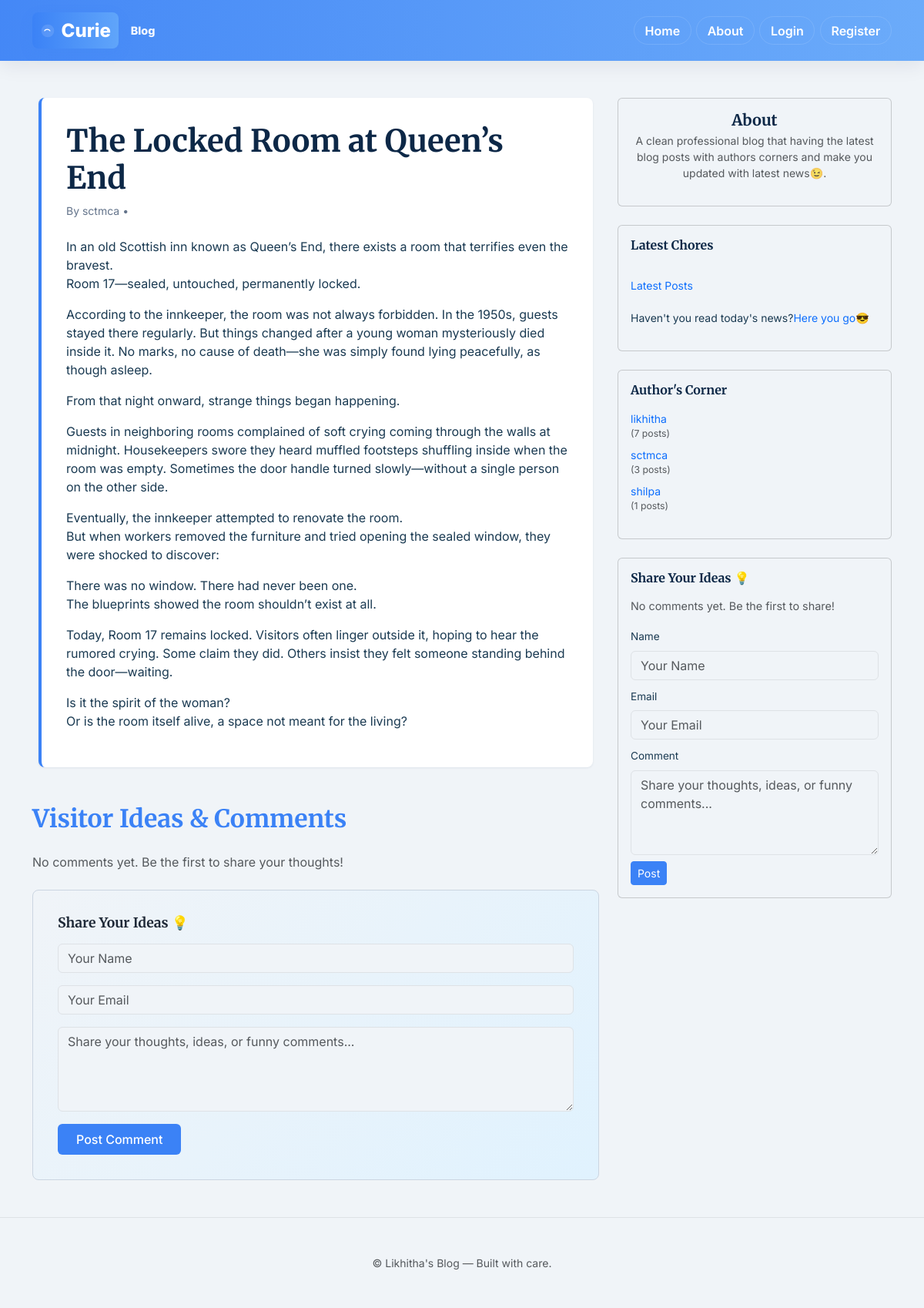
Page /post/9 on the committed database.
### Blog/models.py (models this page shows, shortened)
class Post(models.Model):
    title = models.CharField(max_length=100)
    content = models.TextField()
    youtube_url = models.URLField(blank=True, null=True, help_text='Optional: YouTube video URL')
    data_posted = models.DateTimeField(default=timezone.now)
    author = models.ForeignKey(User,on_delete=models.CASCADE)

### Blog/views.py (the view, shortened to what this page needs)
# urls.py: path('post/<int:pk>', views.PostDetailView.as_view(), name='post-detail'),
class PostDetailView(DetailView):
    model = Post
    form_class = CommentForm
    def get_context_data(self, **kwargs):
        context = super().get_context_data(**kwargs)
        context['comments'] = self.object.comments.filter(is_approved=True)
        if self.request.user.is_authenticated:
            display_name = self.request.user.get_full_name() or self.request.user.username
            context['form'] = CommentForm(initial={
                'visitor_name': display_name,
                'visitor_email': self.request.user.email,
            })
        else:
            context['form'] = CommentForm()
        return context

### Blog/forms.py
class CommentForm(forms.ModelForm):
    class Meta:
        model = Comment
        fields = ['visitor_name', 'visitor_email', 'content']
        widgets = {
            'visitor_name': forms.TextInput(attrs={
                'class': 'form-control',
                'placeholder': 'Your Name',
                'required': True
            }),
            'visitor_email': forms.EmailInput(attrs={
                'class': 'form-control',
                'placeholder': 'Your Email',
                'required': True
            }),
            'content': forms.Textarea(attrs={
                'class': 'form-control',
                'placeholder': 'Share your thoughts, ideas, or funny comments...',
                'rows': 4,
                'required': True
            })
        }

### Blog/context_processors.py (called while the page is built)
def all_authors(request):
    authors = User.objects.filter(post__isnull=False).distinct().order_by('username')
    return {
        'all_authors': authors
    }

def comments_and_form(request):
    comments = Comment.objects.filter(is_approved=True).order_by('-created_at')[:5]
    if request.user.is_authenticated:
        display_name = request.user.get_full_name() or request.user.username
        form = CommentForm(initial={
            'visitor_name': display_name,
            'visitor_email': request.user.email,
        })
    else:
        form = CommentForm()
    return {
        'comments': comments,
        'form': form
    }

### Blog/templates/Blog/post_detail.html (shortened to what this page needs)
{% extends "blog/base.html" %}
{% load youtube_tags %}
{% block content %}
  <article class="article-card content-section">
    <header class="mb-4">
      <h1 class="mb-2">{{ object.title }}</h1>
      <div class="article-metadata small">By {{ object.author }} • {{ object.date_posted }}</div>
    </header>
    <div class="article-body">
      <p class="article-content">{{ object.content|linebreaks }}</p>
    </div>
  </article>
  <section class="comments-section mt-5">
    <h2 class="mb-4" style="color: #3b82f6; font-family: 'Merriweather', serif;">Visitor Ideas & Comments</h2>
    {% if comments %}
      <div class="comments-list mb-5">
        {% for comment in comments %}
          <div class="comment-card mb-3" style="background: #f9fafb; border-left: 4px solid #3b82f6; padding: 1.25rem; border-radius: 0.375rem;">
            <div class="comment-header mb-2">
              <strong style="color: #1f2937;">{{ comment.visitor_name }}</strong>
              <span class="comment-date small text-muted ms-2">
                {{ comment.created_at|date:"F j, Y \a\t g:i a" }}
              </span>
            </div>
            <p class="comment-content mb-0" style="color: #4b5563; line-height: 1.6;">{{ comment.content }}</p>
          </div>
        {% endfor %}
      </div>
    {% else %}
      <p class="text-muted mb-4">No comments yet. Be the first to share your thoughts!</p>
    {% endif %}
    <div class="comment-form-wrapper" style="background: linear-gradient(135deg, #f0f4f8 0%, #e0f2fe 100%); padding: 2rem; border-radius: 0.5rem; border: 1px solid #cbd5e1;">
      <h3 class="mb-3" style="color: #1f2937; font-size: 1.1rem;">Share Your Ideas 💡</h3>
      <form method="post">
        {% if request.user.is_authenticated %}
          <p class="mb-2 small text-muted">Commenting as <strong>{{ request.user.get_full_name|default:request.user.username }}</strong> — <a href="{% url 'logout' %}?next={{ request.path }}">Logout</a> to comment anonymously.</p>
          <div style="display:none;">
            {{ form.visitor_name }}
            {{ form.visitor_email }}
          </div>
          <div class="mb-3">
            {{ form.content }}
            {% if form.content.errors %}
              <div class="invalid-feedback d-block">{{ form.content.errors }}</div>
            {% endif %}
          </div>
        {% else %}
          <div class="mb-3">
            {{ form.visitor_name }}
          </div>
          <div class="mb-3">
            {{ form.visitor_email }}
          </div>
          <div class="mb-3">
            {{ form.content }}
          </div>
        {% endif %}
        <button type="submit" class="btn" style="background-color: #3b82f6; color: white; padding: 0.5rem 1.5rem; border: none; border-radius: 0.375rem; cursor: pointer; font-weight: 500;">
          Post Comment
        </button>
      </form>
    </div>
  </section>
{% endblock content %}

### Blog/templates/Blog/base.html (shortened to what this page needs)
{% load static %}
<!DOCTYPE html>
<html lang="en">
<head>
  <link href="https://cdn.jsdelivr.net/npm/bootstrap@5.3.2/dist/css/bootstrap.min.css" rel="stylesheet">
</head>
<body>
  <header class="site-header py-3">
    <div class="container">
      <div class="d-flex justify-content-between align-items-center">
        <a class="site-title" href="{% url 'Blog-home' %}">
          <span class="brand-badge">
            <svg width="20" height="20" viewBox="0 0 24 24" fill="none" xmlns="http://www.w3.org/2000/svg" aria-hidden="true">
              <circle cx="12" cy="12" r="10" fill="white" opacity="0.12"/>
              <path d="M7 12c1.5-3 7-3 8.5 0" stroke="white" stroke-width="1.4" stroke-linecap="round" stroke-linejoin="round"/>
            </svg>
            Curie
          </span>
          <span style="font-size:0.9rem; color:rgba(255,255,255,0.95); margin-left:8px;">Blog</span>
        </a>
        <nav class="nav align-items-center">
          <a class="nav-pill nav-link text-white" href="{% url 'Blog-home' %}">Home</a>
          <a class="nav-pill nav-link text-white" href="{% url 'Blog-about' %}">About</a>
          {% if user.is_authenticated %}
            <a class="nav-pill nav-link text-white" href="{% url 'post-new' %}">New Post</a>
            <a class="nav-pill nav-link text-white" href="{% url 'profile' %}">Profile</a>
            <form method="post" action="{% url 'logout' %}" class="d-inline ms-2">
              {% csrf_token %}
              <button type="submit" class="btn btn-sm btn-light">Logout</button>
            </form>
          {% else %}
            <a class="nav-pill nav-link text-white" href="{% url 'login' %}">Login</a>
            <a class="nav-pill nav-link text-white" href="{% url 'register' %}">Register</a>
          {% endif %}
        </nav>
      </div>
    </div>
  </header>
  <main class="site-main mt-5">
    <div class="container">
      <div class="row">
        <div class="col-lg-8">
          {% block content %}{% endblock %}
        </div>
        <aside class="col-lg-4 d-none d-lg-block">
          <div class="sidebar">
            <div class="card mb-4">
              <div class="card-body text-center">
                <h5 class="mb-1">About</h5>
                <p class="text-muted small">A clean professional blog that having the latest blog posts with authors corners and make you updated with latest news😉.
              </p>
              </div>
            </div>
            </div>
            <div class="card mb-4">
              <div class="card-body">
                 <h6 class="mb-2">Latest Chores</h6>
                 <br>
                <ul class="list-unstyled small mb-3">
                  <li><a class="text-decoration-none text-primary" href="{% url 'Blog-home' %}">Latest Posts</a></li>
                  <br>
                  <li><p>Haven't you read today's news?<a class="text-decoration-none text-primary" href="https://news.google.com" target="_blank">Here you go😎</a></li></p>
                </ul>
              </div>
            </div>
            <div class="card mb-4">
              <div class="card-body">
                <h6 class="mb-3">Author's Corner</h6>
                <ul class="list-unstyled small">
                  {% if all_authors %}
                    {% for author in all_authors %}
                      <li class="mb-2">
                        <a class="text-decoration-none text-primary" href="{% url 'user-posts' author.username %}">
                          {{ author.get_full_name|default:author.username }}
                        </a>
                        <small class="d-block text-muted">({{ author.post_set.count }} posts)</small>
                      </li>
                    {% endfor %}
                  {% else %}
                    <p class="text-muted">No authors yet</p>
                  {% endif %}
                </ul>
              </div>
            </div>
            <div class="card mb-4">
              <div class="card-body">
                <h6 class="mb-3">Share Your Ideas 💡</h6>
                {% if comments %}
                  <div class="comments-list mb-3">
                    {% for comment in comments %}
                      <div class="comment-item mb-3 pb-3 border-bottom" style="font-size: 0.9rem;">
                        <p class="mb-1"><strong style="color: #1f2937;">{{ comment.visitor_name }}</strong></p>
                        <p class="mb-1" style="color: #4b5563;">{{ comment.content }}</p>
                        <small class="text-muted d-block">{{ comment.created_at|date:"M d, Y" }}</small>
                      </div>
                    {% endfor %}
                  </div>
                {% else %}
                  <p class="text-muted mb-3" style="font-size: 0.9rem;">No comments yet. Be the first to share!</p>
                {% endif %}
                <form method="post" action="{% url 'submit-comment' %}" class="comment-form">
                  <div class="mb-2">
                    <label for="id_visitor_name" class="form-label" style="font-size: 0.85rem;">Name</label>
                    {% if form.visitor_name %}
                      {{ form.visitor_name }}
                    {% endif %}
                  </div>
                  <div class="mb-2">
                    <label for="id_visitor_email" class="form-label" style="font-size: 0.85rem;">Email</label>
                    {% if form.visitor_email %}
                      {{ form.visitor_email }}
                    {% endif %}
                  </div>
                  <div class="mb-2">
                    <label for="id_content" class="form-label" style="font-size: 0.85rem;">Comment</label>
                    {% if form.content %}
                      {{ form.content }}
                    {% endif %}
                  </div>
                  <button type="submit" class="btn btn-sm btn-primary">Post</button>
                </form>
              </div>
            </div>
        </aside>
      </div>
    </div>
  </main>
  <footer class="site-footer py-5 border-top mt-5">
    <div class="container text-center small text-muted">
      © {{ now|date:'Y' }} Likhitha's Blog — Built with care.
    </div>
  </footer>
</body>
</html>

### Blog/templates/Blog/base.html (style rules this page uses)
:root { --bs-body-bg: #f0f4f8; --bs-body-color: #1a3a52; --brand-0: #3b82f6; --brand-1: #60a5fa; --brand-2: #1e40af; }
body { font-family: 'Inter', system-ui, -apple-system, 'Segoe UI', Roboto; -webkit-font-smoothing: antialiased; -moz-osx-font-smoothing: grayscale; }
h1, h2, h3, h4, h5, h6 { font-family: 'Merriweather', serif; color: #0d2847; font-weight: 700; }
.site-title { font-size: 1.5rem; font-weight: 800; color: var(--brand-2); text-decoration: none; display: inline-flex; align-items: center; gap: 0.5rem; }
.brand-badge { display:inline-flex; align-items:center; gap:0.5rem; background: linear-gradient(90deg,var(--brand-0),var(--brand-1)); color: white; padding: 0.35rem 0.6rem; border-radius: 0.5rem; box-shadow: 0 6px 18px rgba(59,130,246,0.12); }
.nav-link { color: #fff !important; font-weight: 600; transition: transform 0.12s, background 0.12s; }
.nav-pill { background: transparent; color: white; border-radius: 999px; padding: 0.35rem 0.85rem; margin-left: 0.4rem; border: 1px solid rgba(255,255,255,0.12); }
.content-section { background: #fff; border-radius: 0.5rem; box-shadow: 0 1px 3px rgba(13, 40, 71, 0.08); padding: 2rem; margin-bottom: 1.25rem; border-left: 4px solid #3b82f6; }
.article-metadata { color: #64748b; font-size: 0.875rem; margin-bottom: 0.75rem; }
.article-content { line-height: 1.8; color: #334155; }
.site-header { background: linear-gradient(90deg, rgba(59,130,246,0.95) 0%, rgba(96,165,250,0.92) 100%); border-bottom: 0; box-shadow: 0 6px 24px rgba(14,30,60,0.08); }
.site-footer { color: #64748b; }
.article-card { max-width: 720px; margin: 0 auto; }
.btn-primary { background-color: #3b82f6; border-color: #3b82f6; }

### rows in the picture
Post: title "The Locked Room at Queen’s End", author "sctmca", content "In an old Scottish inn known as Queen’s End, there exists a room that terrifies even the bravest. Room 17—sealed, untouched, permanently locked. According to the innkeeper, the room was not always forbidden. In the 1950s, guests stayed there regularly. But things changed after a young woman mysteriously died inside it. No marks, no cause of death—she was simply found lying peacefully, as though asleep. From that night onward, strange things began happening. Guests in neighboring rooms complained of soft crying coming through the walls at midnight. Housekeepers swore they heard muffled footsteps shuffling inside when the room was empty. Sometimes the door handle turned slowly—without a…"

### other values in the picture
{{ author.get_full_name|default:author.username }} "likhitha"
{{ author.post_set.count }} "7"
{{ author.get_full_name|default:author.username }} "sctmca"
{{ author.post_set.count }} "3"
{{ author.get_full_name|default:author.username }} "shilpa"
{{ author.post_set.count }} "1"
